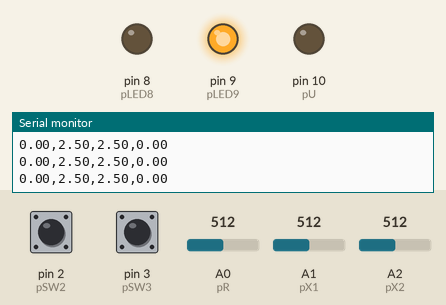
A sketch run on a simulated Arduino Uno, built with avr-gcc and run on an emulated ATmega328P. Parts: output pins drawn as LEDs (lit = HIGH), the last lines printed to the serial monitor. The inputs (shaded band) are chosen by the test bench; at power-on: pin 2 (pSW2) LOW, A0 (pR) = 512, A1 (pX1) = 512, A2 (pX2) = 512, pin 3 (pSW3) LOW.

Above: at 1.2 s.
1.3 s: pin 2 (pSW2) pulled HIGH for 0.15 s
At 2.1 s:
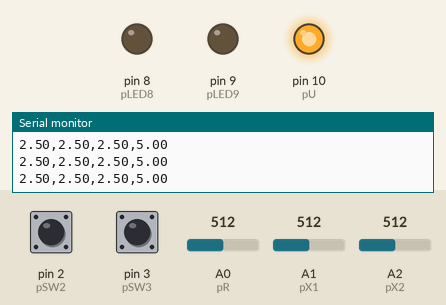
2.9 s: A0 (pR) set to 122
At 4.0 s:
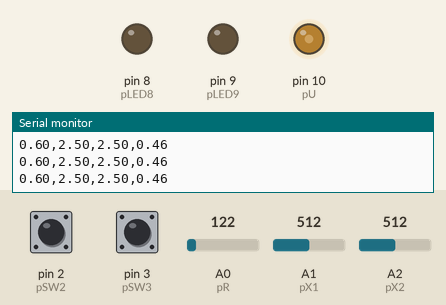
4.4 s: A1 (pX1) set to 122
At 4.9 s:
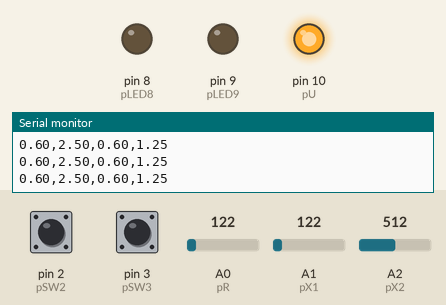
5.9 s: A2 (pX2) set to 716
At 7.1 s:
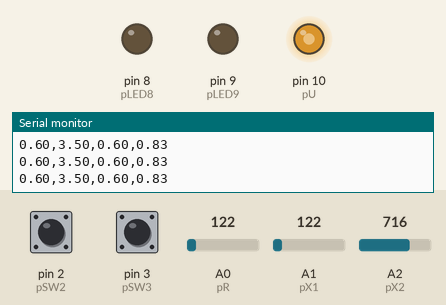
7.4 s: pin 3 (pSW3) pulled HIGH for 0.15 s
At 8.6 s:
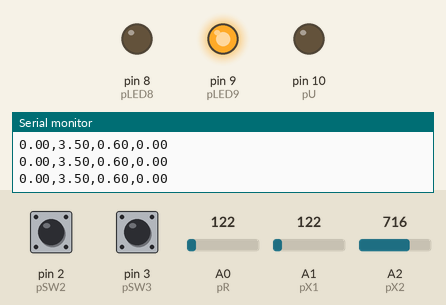
9.0 s: pin 2 (pSW2) pulled HIGH for 1 s
At 9.9 s:
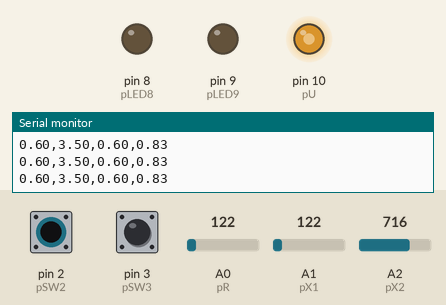
Timing chart, 0 to 12.0 s (numbered marks = the images above; inputs shaded):
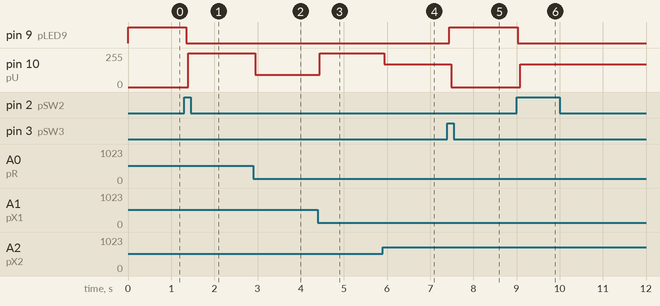

The sketch:

CONTROL_OPTIMO.ino
```cpp
// Control-LQR-Seguimiento

// ******************************************************** //
// Control Óptimo (LQR) para Seguimiento de Referencia      //
// Implementación para sistema RC-RC-R (3 Resistencias, 2 Capacitores)
// Etapa 2 del Proyecto Integrador
// Basado en el modelo: R1=R2=R3=1MΩ, C1=C2=1μF
// ******************************************************** //

// ******************************************************** //
//----------  Muestreo  --------//
// ******************************************************** //
  unsigned long TS = 50;      // Muestreo TS miliseg
  float Tseg = 0.05;          // Muestreo en Tseg segundos
// ******************************************************** //

// ******************************************************** //
//----------  Parámetros del Controlador Óptimo (LQR)  -------- //
// ******************************************************** //
// Las ganancias K1, K2 y Kp (GAIN_R_LQR) se calculan a partir
// del diseño LQR (Etapa 2)
  const float K1_LQR = 0.414;    // Ganancia de retroalimentación para X1 (VC1)
  const float K2_LQR = 0.414;    // Ganancia de retroalimentación para X2 (VC2)

// Ganancia de Feedforward (Kp) calculada para seguimiento:
// Kp = K1*x1r/r + K2*x2r/r + ur/r = K1*(2) + K2*(1) + 3
// 2.2312*(2) + 1.0716*(1) + 3 = 8.534
  const float GAIN_R_LQR = 4.242; // Kp - Ganancia total de feedforward para R
// ******************************************************** //


// ******************************************************** //
//----------  Constantes  --------//
// ******************************************************** //


//---------- Definición Pines IO analogicos--------//
  #define pR 0                // pin de referencia (Entrada Analógica A0)
  #define pX1 1               // pin de estado 1 (VC1) (Entrada Analógica A1)
  #define pX2 2               // pin de estado 2 (VC2 = V0) (Entrada Analógica A2)
  #define pU 10               // pin de salida de control (Entrada a Planta, PWM)

//---------- Definición Pines IO discretos--------//
  #define pLED8 8             // LED 8 en tarjeta
  #define pLED9 9             // LED 9 en tarjeta
  #define pSW2 2              // SW 2 en tarjeta (Para Habilitar)
  #define pSW3 3              // SW 3 en tarjeta (Para Deshabilitar)

//---------- Escalamientos para analogicas de 0 a 5 V --------//
  #define V_REF 5.0           // Voltaje de referencia (generalmente 5V)
  #define ADC_MAX 1023.0      // Valor máximo del ADC
  #define mX (V_REF/ADC_MAX)  // Pendiente 0-1023 -> 0 - 5
  #define bX 0                // Ajuste cero
  #define mU (ADC_MAX/V_REF)  // Pendiente 0 - 5 -> 0 - 1023
  #define bU 0                // Ajuste cero


// ******************************************************** //
//----------  Variables globales  --------//
// ******************************************************** //

//---------- Tiempo --------//
  unsigned long TS_code = 0;  // Tiempo que tarda programa
  unsigned long TIC = 0;      // Estampa de tiempo inicio ciclos
  unsigned long TC = 0;       // Faltante para TS

//----------  Señales --------//
  float R = 0;                // Referencia (V)
  float Y = 0;                // Salida (V)
  float X1 = 0;               // Estado 1 (VC1) (V)
  float X2 = 0;               // Estado 2 (VC2) (V)
  float U = 0;                // Salida control (Vi) (V)
  int Ui = 0;                 // Salida control tarjeta (PWM 0-255)

//---------- Otros --------//
  bool Habilitado = 0;        // Señal {0,1} para entradas escalón


// ******************************************************** //
//----------  Rutinia de inicio --------//
// ******************************************************** //


void setup() {
  //--Inicia serial--//
  Serial.begin(9600);

  //--Configura pines digitales--//
  pinMode(pSW2, INPUT);
  pinMode(pSW3, INPUT);
  pinMode(pLED8, OUTPUT);
  pinMode(pLED9, OUTPUT);

  // El pin pU (10) se configura para salida PWM en proc_salidas()

}


// ******************************************************** //
//---------- Rutinia principal  --------//
// ******************************************************** //


void loop() {
  proc_entradas();                  // Procesamiento de Entradas (Lectura ADC)
  control();                        // Control (Cálculo LQR)
  proc_salidas();                   // Procesado de Salidas (Escalamiento y PWM)
  coms_arduino_ide();             // Comunicaciones (Serial Plotter)
  espera();                         // Control de Tiempo (Muestreo Uniforme)
}


// ******************************************************** //
//---------- Rutinias de control --------        //
// ******************************************************** //


//-- Control --//
void control(){
  // Ley de control Óptimo (LQR) de Seguimiento:
  // U = GAIN_R_LQR * R - K1_LQR * X1 - K2_LQR * X2

    U = GAIN_R_LQR * R - K1_LQR * X1 - K2_LQR * X2;

  // Saturacion (La entrada Vi no puede ser mayor a V_REF o menor a 0)
  if(U >= V_REF) U = V_REF;     // Saturacion superior (ej. 5.0V)
  else if(U < 0) U = 0;         // Saturacion inferior (0V)
}


// ******************************************************** //
//---------- Rutinias de IO y control de tiempo  --------//
// ******************************************************** //


//-- Procesado de entradas --//
void proc_entradas(){
  // Lectura del ADC y conversión a Voltios (float)
  X1 = analogRead(pX1)*mX+bX;
  X2 = analogRead(pX2)*mX+bX;

  // Lectura de referencia y aplicación de Habilitado
  R = Habilitado*(analogRead(pR)*mX+bX);
  Y = X2;
}


//-- Procesado de salidas --//
void proc_salidas(){
  // Escalamiento del voltaje de control (U) a un valor de PWM (0-255)
  // Ui = int(U * 255 / V_REF)
  Ui = int(U * mU);

  // Salida PWM en pin pU
  analogWrite(pU, Ui);

  botonesyleds(); // Manejo de IO discretas
}


//-- Memoria {0,1} para entrada escalón y LEDs --//
void botonesyleds(){

  // El sistema se habilita si se presiona SW2, y se deshabilita con SW3
  if(digitalRead(pSW2) == HIGH) Habilitado = 1;
  else if(digitalRead(pSW3) == HIGH) Habilitado = 0;

  // Indicador de Habilitado (LED9)
  if(Habilitado == 0) digitalWrite(pLED9, HIGH);   // LED9 = Encendido (Control Deshabilitado)
  else digitalWrite(pLED9, LOW);                  // LED9 = Apagado (Control Habilitado)
}


//-- Para muestreo uniforme --//
void espera(){
  TS_code = millis()- TIC;            // Tiempo de ciclo
  TC = TS - TS_code;                  // Calcula faltante para TS
  if (TS_code < TS) delay(TC);        // Espera para completar ciclo de TS
  TIC = millis();
}


//-- Comunicación con monitor (Para Serial Plotter) --//
void coms_arduino_ide(){
  // Formato: Referencia,Salida,Estado1,Entrada
  Serial.print(R);                  // y_d(t)
  Serial.print(",");                // Separador
  Serial.print(Y);                  // y(t)
  Serial.print(",");                // Separador
  Serial.print(X1);                 // x1(t)
  Serial.print(",");                // Separador
  Serial.println(U);                // u(t)
}
```

Measured:
- after the input at 1.3 s, pin 9 (pLED9): HIGH → LOW after 0.05 s; pin 10 (pU): 0/255 → 255/255 after 0.10 s
- after the input at 2.9 s, pin 10 (pU): 255/255 → 93/255 after 0.05 s
- after the input at 4.4 s, pin 10 (pU): 93/255 → 255/255 at once
- after the input at 5.9 s, pin 10 (pU): 255/255 → 170/255 at once
- after the input at 7.4 s, pin 9 (pLED9): LOW → HIGH at once; pin 10 (pU): 170/255 → 0/255 after 0.09 s
- after the input at 9.0 s, pin 9 (pLED9): HIGH → LOW at once; pin 10 (pU): 0/255 → 170/255 after 0.08 s
